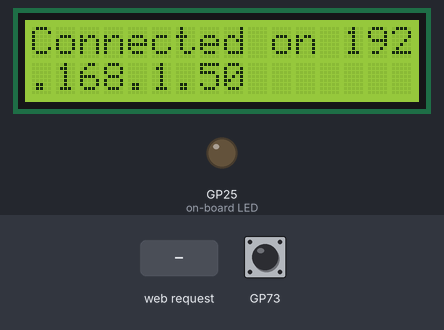
The program below on a simulated Raspberry Pi Pico running MicroPython. Shown: 16×2 character LCD, output pins drawn as LEDs (lit = HIGH). The inputs (shaded band) are chosen by the test bench. WiFi joins after 1.5 s; library files of the repository ran but are not shown: lcd_api.py; pins used as bus, display or sensor lines are not drawn; what the program prints to the serial console is not drawn.

Above: at 3.2 s.
3.3 s: HTTP request GET /led/on received
At 3.8 s:
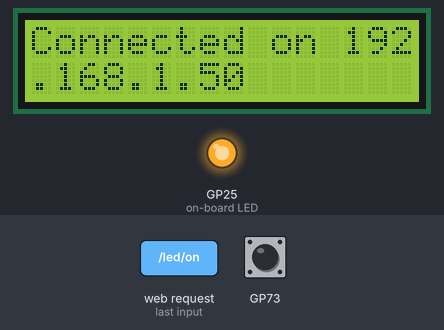
4.8 s: HTTP request GET /led/off received
At 6.1 s:
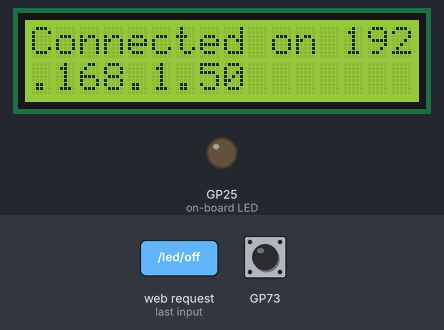
Timing chart, 0 to 7.8 s (numbered marks = the images above; inputs shaded):
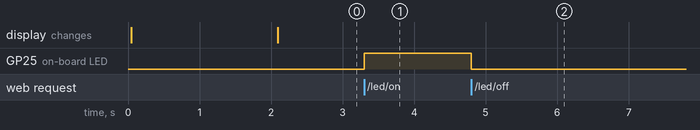

The program:

backend.py
```python
import network
import socket
import json
from time import sleep
from picozero import pico_led, pico_temp_sensor
import rp2
import sys
import screen
# WiFi Credentials

# ssid = "COMOTION ON KING-Guest"
# password = ""
# ssid = "Pixel_8955"
# password = "123456789s"
ssid = "AminoAcids"
password = "kyrie-eleison"

def connect():
    wlan = network.WLAN(network.STA_IF)
    wlan.active(True)
    wlan.connect(ssid, password)
    while not wlan.isconnected():
        if rp2.bootsel_button() == 1:
            sys.exit()
        print("Waiting for connection...")
        sleep(1)
    print(f"Connected on {wlan.ifconfig()[0]}")
    screen.display_message(f"Connected on {wlan.ifconfig()[0]}")
    return wlan.ifconfig()[0]

def open_socket(ip):
    address = (ip, 80)  # Change to another port if needed
    connection = socket.socket()
    connection.setsockopt(socket.SOL_SOCKET, socket.SO_REUSEADDR, 1)
    connection.bind(address)
    connection.listen(5)  # Allow multiple connections
    return connection

def serve(connection):
    while True:
        client, _ = connection.accept()
        request = client.recv(1024).decode()
        print("Request:", request)

        response_data = {"status": "error", "message": "Invalid request"}

        if "GET /temperature" in request:
            temp = pico_temp_sensor.temp
            response_data = {"status": "success", "temperature": temp}

        elif "GET /led/on" in request:
            pico_led.on()
            response_data = {"status": "success", "message": "LED turned on"}

        elif "GET /led/off" in request:
            pico_led.off()
            response_data = {"status": "success", "message": "LED turned off"}

        # Convert response_data to JSON string
        response_body = json.dumps(response_data)

        # Include CORS headers
        response_headers = (
            "HTTP/1.1 200 OK\r\n"
            "Content-Type: application/json\r\n"
            "Access-Control-Allow-Origin: *\r\n"
            "Access-Control-Allow-Methods: GET, POST, OPTIONS\r\n"
            "Access-Control-Allow-Headers: Content-Type\r\n"
            "\r\n"
        )

        client.send(response_headers.encode())  # Send headers
        client.send(response_body.encode())  # Send JSON response
        client.close()

try:
    ip = connect()
    connection = open_socket(ip)
    serve(connection)
except KeyboardInterrupt:
    sys.exit()
```

screen.py
```python
from machine import Pin
from gpio_lcd import GpioLcd

# Initialize LCD
lcd = GpioLcd(rs_pin=Pin(16),
              enable_pin=Pin(17),
              d4_pin=Pin(18),
              d5_pin=Pin(19),
              d6_pin=Pin(20),
              d7_pin=Pin(21),
              num_lines=2, num_columns=16)

def display_message(message):
    """Displays a message on the LCD."""
    lcd.clear()
    lcd.putstr(message)
```

gpio_lcd.py
```python
"""Implements a HD44780 character LCD connected via ESP32 GPIO pins."""

from lcd_api import LcdApi
from machine import Pin
from utime import sleep_ms, sleep_us


class GpioLcd(LcdApi):
    """Implements a HD44780 character LCD connected via ESP32 GPIO pins."""

    def __init__(self, rs_pin, enable_pin, d0_pin=None, d1_pin=None,
                 d2_pin=None, d3_pin=None, d4_pin=None, d5_pin=None,
                 d6_pin=None, d7_pin=None, rw_pin=None, backlight_pin=None,
                 num_lines=2, num_columns=16):
        """Constructs the GpioLcd object. All of the arguments must be machine.Pin
        objects which describe which pin the given line from the LCD is
        connected to.

        When used in 4-bit mode, only D4, D5, D6, and D7 are physically
        connected to the LCD panel. This function allows you call it like
        GpioLcd(rs, enable, D4, D5, D6, D7) and it will interpret that as
        if you had actually called:
        GpioLcd(rs, enable, d4=D4, d5=D5, d6=D6, d7=D7)

        The enable 8-bit mode, you need pass d0 through d7.

        The rw pin isn't used by this library, but if you specify it, then
        it will be set low.
        """
        self.rs_pin = rs_pin
        self.enable_pin = enable_pin
        self.rw_pin = rw_pin
        self.backlight_pin = backlight_pin
        self._4bit = True
        if d4_pin and d5_pin and d6_pin and d7_pin:
            self.d0_pin = d0_pin
            self.d1_pin = d1_pin
            self.d2_pin = d2_pin
            self.d3_pin = d3_pin
            self.d4_pin = d4_pin
            self.d5_pin = d5_pin
            self.d6_pin = d6_pin
            self.d7_pin = d7_pin
            if self.d0_pin and self.d1_pin and self.d2_pin and self.d3_pin:
                self._4bit = False
        else:
            # This is really 4-bit mode, and the 4 data pins were just
            # passed as the first 4 arguments, so we switch things around.
            self.d0_pin = None
            self.d1_pin = None
            self.d2_pin = None
            self.d3_pin = None
            self.d4_pin = d0_pin
            self.d5_pin = d1_pin
            self.d6_pin = d2_pin
            self.d7_pin = d3_pin
        self.rs_pin.init(Pin.OUT)
        self.rs_pin.value(0)
        if self.rw_pin:
            self.rw_pin.init(Pin.OUT)
            self.rw_pin.value(0)
        self.enable_pin.init(Pin.OUT)
        self.enable_pin.value(0)
        self.d4_pin.init(Pin.OUT)
        self.d5_pin.init(Pin.OUT)
        self.d6_pin.init(Pin.OUT)
        self.d7_pin.init(Pin.OUT)
        self.d4_pin.value(0)
        self.d5_pin.value(0)
        self.d6_pin.value(0)
        self.d7_pin.value(0)
        if not self._4bit:
            self.d0_pin.init(Pin.OUT)
            self.d1_pin.init(Pin.OUT)
            self.d2_pin.init(Pin.OUT)
            self.d3_pin.init(Pin.OUT)
            self.d0_pin.value(0)
            self.d1_pin.value(0)
            self.d2_pin.value(0)
            self.d3_pin.value(0)
        if self.backlight_pin is not None:
            self.backlight_pin.init(Pin.OUT)
            self.backlight_pin.value(0)

        # See about splitting this into begin

        sleep_ms(20)   # Allow LCD time to powerup
        # Send reset 3 times
        self.hal_write_init_nibble(self.LCD_FUNCTION_RESET)
        sleep_ms(5)    # need to delay at least 4.1 msec
        self.hal_write_init_nibble(self.LCD_FUNCTION_RESET)
        sleep_ms(1)
        self.hal_write_init_nibble(self.LCD_FUNCTION_RESET)
        sleep_ms(1)
        cmd = self.LCD_FUNCTION
        if not self._4bit:
            cmd |= self.LCD_FUNCTION_8BIT
        self.hal_write_init_nibble(cmd)
        sleep_ms(1)
        LcdApi.__init__(self, num_lines, num_columns)
        if num_lines > 1:
            cmd |= self.LCD_FUNCTION_2LINES
        self.hal_write_command(cmd)

    def hal_pulse_enable(self):
        """Pulse the enable line high, and then low again."""
        self.enable_pin.value(0)
        sleep_us(1)
        self.enable_pin.value(1)
        sleep_us(1)       # Enable pulse needs to be > 450 nsec
        self.enable_pin.value(0)
        sleep_us(100)     # Commands need > 37us to settle

    def hal_write_init_nibble(self, nibble):
        """Writes an initialization nibble to the LCD.

        This particular function is only used during initialization.
        """
        self.hal_write_4bits(nibble >> 4)

    def hal_backlight_on(self):
        """Allows the hal layer to turn the backlight on."""
        if self.backlight_pin:
            self.backlight_pin.value(1)

    def hal_backlight_off(self):
        """Allows the hal layer to turn the backlight off."""
        if self.backlight_pin:
            self.backlight_pin.value(0)

    def hal_write_command(self, cmd):
        """Writes a command to the LCD.

        Data is latched on the falling edge of E.
        """
        self.rs_pin.value(0)
        self.hal_write_8bits(cmd)
        if cmd <= 3:
            # The home and clear commands require a worst
            # case delay of 4.1 msec
            sleep_ms(5)

    def hal_write_data(self, data):
        """Write data to the LCD."""
        self.rs_pin.value(1)
        self.hal_write_8bits(data)

    def hal_write_8bits(self, value):
        """Writes 8 bits of data to the LCD."""
        if self.rw_pin:
            self.rw_pin.value(0)
        if self._4bit:
            self.hal_write_4bits(value >> 4)
            self.hal_write_4bits(value)
        else:
            self.d3_pin.value(value & 0x08)
            self.d2_pin.value(value & 0x04)
            self.d1_pin.value(value & 0x02)
            self.d0_pin.value(value & 0x01)
            self.hal_write_4bits(value >> 4)

    def hal_write_4bits(self, nibble):
        """Writes 4 bits of data to the LCD."""
        self.d7_pin.value(nibble & 0x08)
        self.d6_pin.value(nibble & 0x04)
        self.d5_pin.value(nibble & 0x02)
        self.d4_pin.value(nibble & 0x01)
        self.hal_pulse_enable()
```

Measured:
- after the input at 3.3 s, GP25 (on-board LED): LOW → HIGH at once
- after the input at 4.8 s, GP25 (on-board LED): HIGH → LOW at once
